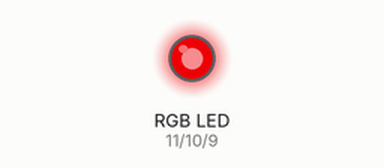
Recording of a sketch running on a simulated Arduino Uno, built with avr-gcc and run on an emulated ATmega328P. Shown: an RGB LED mixed from three pins (HIGH = lit). Dim RGB values are drawn brighter than linear.

Above: at 0.05 s.
At 0.7 s:
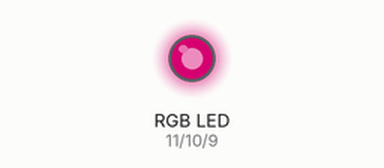
At 1.4 s:
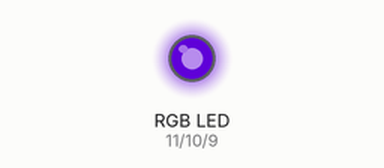
At 2.75 s:
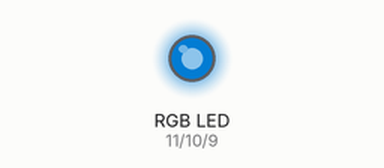
At 4.1 s:
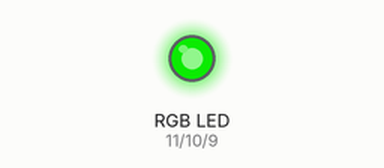
At 5.5 s:
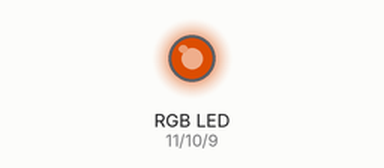
Timing chart, 0 to 7.8 s (numbered marks = the images above):
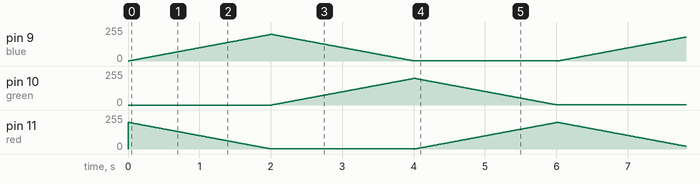

The sketch:

sketch_jan21a.ino
```cpp
const int red = 11; /* connected to PWM pin 11 */

const int green = 10; /* connected to PWM pin 10 */

const int blue = 9; /* connected to PWM pin 9 */

int r = 200; /* red led value is temporally 255 and it will be the first led to light up */

int b; /* blue led value is temporally 0 */

int g; /* green led value is temporally 0 */

int t = 10; /* "t" (time) 1000 milliseconds, feel free to change it */

void setup() {/* no setup */}

void loop() {

for (/* no initialization */; r>=0, b<200; b++, r--) /*red -> blue*/

{

analogWrite(red, r);

analogWrite(blue, b);

delay(t);

}

for (/* no initialization */; b>=0, g<200; g++, b--) /*blue -> green*/

{

analogWrite(blue, b);

analogWrite(green, g);

delay(t);

}

for (/* no initialization */; g>=0, r<200; r++, g--) /*green -> red*/

{

analogWrite(red, r);

analogWrite(green, g);

delay(t);

}

}
```
